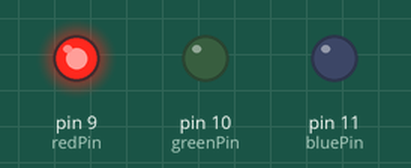
Recording of a sketch running on a simulated Arduino Uno, built with avr-gcc and run on an emulated ATmega328P. Shown: output pins drawn as LEDs (lit = HIGH).

Above: at 0.5 s.
At 1.5 s:
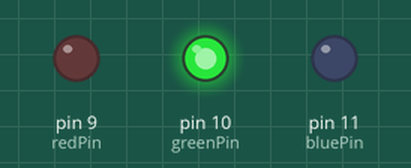
At 2.5 s:
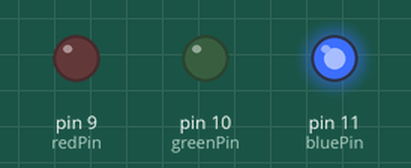
At 3.5 s:
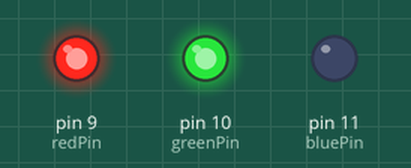
At 4.5 s:
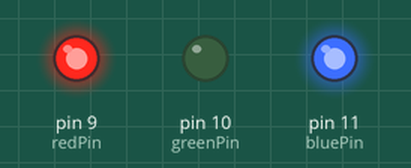
At 5.5 s:
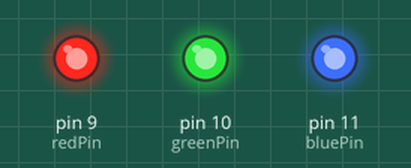
Timing chart, 0 to 7.8 s (numbered marks = the images above):
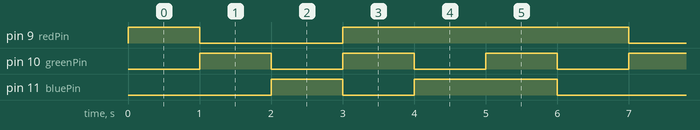

Measured:
- by itself, pin 9 (redPin): repeats every 6.0 s: LOW 2.0 s, HIGH 4.0 s
- by itself, pin 10 (greenPin): alternates HIGH for 1.0 s and LOW for 1.0 s
- by itself, pin 11 (bluePin): repeats every 6.0 s: LOW 1.0 s, HIGH 2.0 s, LOW 2.0 s, HIGH 1.0 s

The sketch:

Project_2.2.ino
```cpp
int redPin = 9; //定义红色接D9
int greenPin = 10; //定义绿色接D10
int bluePin = 11; //定义蓝色接D11

void setup()
{
}

void loop()
{
  //红色
  analogWrite(redPin, 255);
  analogWrite(greenPin, 0);
  analogWrite(bluePin, 0);
  delay(1000);
  //绿色
  analogWrite(redPin, 0);
  analogWrite(greenPin, 255);
  analogWrite(bluePin, 0);
  delay(1000);
  //蓝色
  analogWrite(redPin, 0);
  analogWrite(greenPin, 0);
  analogWrite(bluePin, 255);
  delay(1000);
  //黄色
  analogWrite(redPin, 255);
  analogWrite(greenPin, 255);
  analogWrite(bluePin, 0);
  delay(1000);
  //紫色
  analogWrite(redPin, 255);
  analogWrite(greenPin, 0);
  analogWrite(bluePin, 255);
  delay(1000);
  //白色
  analogWrite(redPin, 255);
  analogWrite(greenPin, 255);
  analogWrite(bluePin, 255);
  delay(1000);
}
```
